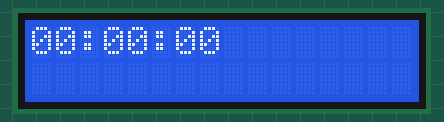
Recording of a sketch running on a simulated Arduino Uno, built with avr-gcc and run on an emulated ATmega328P. On the bench: 16×2 character LCD.

Above: at 0.1 s.
At 5.1 s:
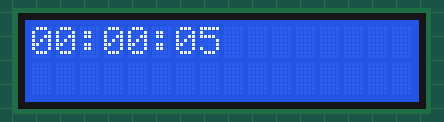
At 10.1 s:
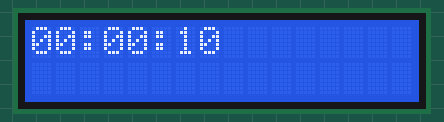
At 20.1 s:
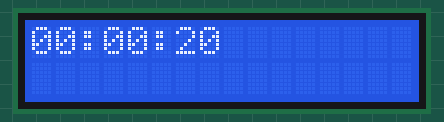
At 29.1 s:
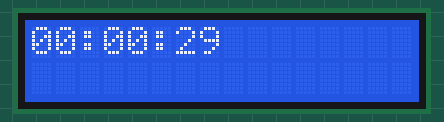
At 39.1 s:
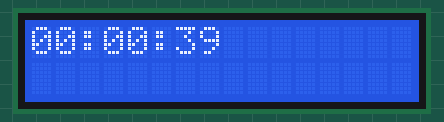

Measured:
- what the display in image 0 shows lasts 0.9 s, from 0.1 s to 1.0 s
- what the display in image 1 shows lasts 1.0 s, from 5.0 s to 6.0 s

The sketch:

tubessismik.ino
```cpp
#include <TimerOne.h>
#include <LiquidCrystal_I2C.h>

// Setup lcd
LiquidCrystal_I2C lcd(0x27,16,2);

// Counter millis dan total waktu
volatile int count = 0, waktu = 0;

// Variabel buat display jam, menit detik
volatile int hari = 0, jam = 0, menit = 0, detik = 0;

// list hari
char day[][3] = {"MON", "TUE", "WED", "THU", "FRI", "SAT", "SUN"};

 //Menunjukkan mode
int layar = 1;

void satuMili(){
  count++;
  //Adder buat stopwatch

  //Adder buat jam
  if(count == 1000){
    count = 0;

    // Nambah detik reset, kalo udah nol lagi
    waktu++;
    updateWaktu();
    // Mengurangi timer kalo on

    // Menyalakan buzzzer kalo waktu udah sama alarm
  }
}

void updateWaktu(){
  // Nambah menit
  detik = waktu % 60;
  menit = int(waktu / 60);
  jam = int(waktu / 3600);

  // Rada ribet nambah tanggal, bulan, taun
}

void setup() {
  // put your setup code here, to run once:
  Timer1.initialize(1000);
  Timer1.attachInterrupt(satuMili);
  lcd.init();
  lcd.backlight();
}

void loop() {
  // put your main code here, to run repeatedly:
  if(layar == 1){
    display();
  }
}

void display(){
  //Output jam-nya
  char displayWaktu[8];
  lcd.setCursor(0, 0);
  sprintf(displayWaktu, "%02d:%02d:%02d", jam, menit, detik);
  lcd.print(displayWaktu);

  /*
  lcd.setCursor(0, 1);
  lcd.print(day[hari]);
  */

  // Mematikan buzzer

  // Pindah layar
}
```
